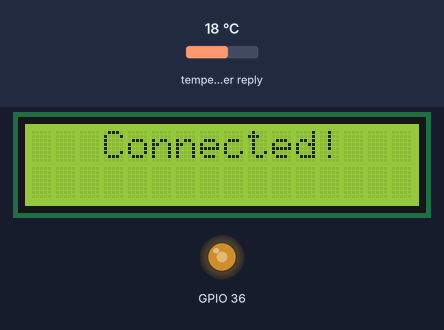
Bench run of a sketch on a simulated ESP32. Parts: 16×2 character LCD, output pins drawn as LEDs (lit = HIGH). Inputs (shaded band) come from the test bench; at power-on: temperature in the weather reply 18 °C. WiFi joins after 1.5 s; servers stay silent unless stated; web services answer with replies made up by the test bench; what the sketch prints to the serial monitor is not drawn.

Above: at 1.6 s.
At 2.6 s:
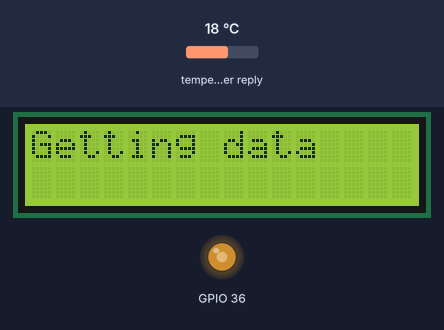
At 4.0 s:
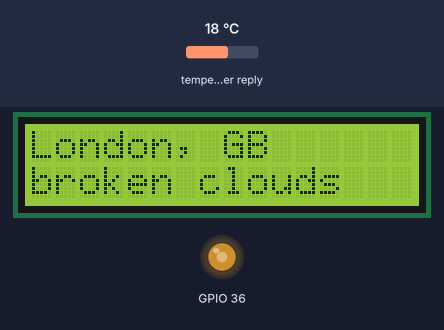
At 9.0 s:
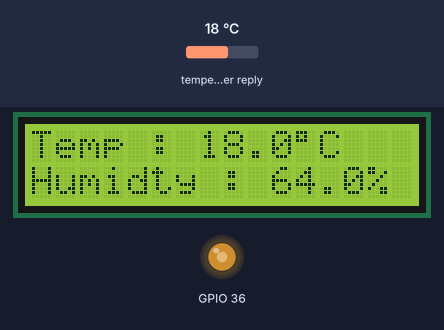
At 19.0 s:
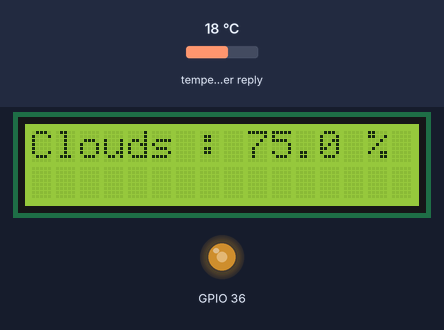
At 34.1 s:
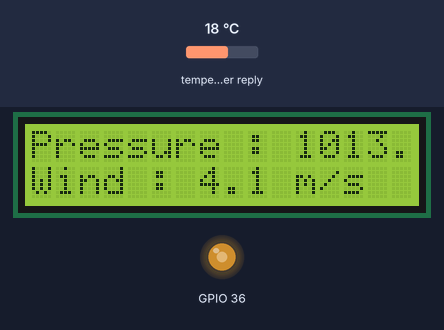

The sketch:

weather_predictor.ino
```cpp
#include <WiFi.h>
#include <LiquidCrystal.h>
#include <ArduinoJson.h>
int contrast = 145;
#define D0 16 // GPIO3
#define D1 5 // GPIO1
#define D2 4 // GPIO16
#define D3 0 // GPIO5
#define D4 2 // GPIO4
#define D5 14 // GPIO14

 char ssid []    = "iPhone";      // SSID of local network
const char* password = "fearless";   // Password on network
String APIKEY = "45250cc44427dc71bd4dcd4c59024a70";
String CityID = "1272175"; //dhaka,BD


WiFiClient client;
char servername[] = "api.openweathermap.org"; // remote server we will connect to
String result;

int  counter = 60;

String weatherDescription = "";
String weatherLocation = "";
String Country;
float Temperature;
float Humidity;
float Pressure;
float Wind;
float Clouds;

LiquidCrystal lcd(D0, D1, D2, D3, D4, D5);

void setup() {
  analogWrite(A0,contrast);
  Serial.begin(115200);
  int cursorPosition = 0;
  lcd.begin(16, 2);
  lcd.print("   Connecting");
  Serial.println("Connecting");
  WiFi.begin(ssid, password);

  while (WiFi.status() != WL_CONNECTED) {
    delay(500);
    lcd.setCursor(cursorPosition, 2);
    lcd.print(".");
    cursorPosition++;
  }
  lcd.clear();
  lcd.print("   Connected!");
  Serial.println("Connected");
  delay(1000);

}

void loop() {
  if (counter == 60) //Get new data every 10 minutes
  {
    counter = 0;
    displayGettingData();
    delay(1000);
    getWeatherData();
  } else
  {
    counter++;
    displayWeather(weatherLocation, weatherDescription);
    delay(5000);
    serialMonitorData();
    displayConditions(Temperature, Humidity, Pressure, Wind, Clouds);
    delay(5000);
  }
}

void getWeatherData() //client function to send/receive GET request data.
{
  if (client.connect(servername, 80)) {  //starts client connection, checks for connection
    client.println("GET /data/2.5/weather?id=" + CityID + "&units=metric&APPID=" + APIKEY);
    client.println("Host: api.openweathermap.org");
    client.println("User-Agent: ArduinoWiFi/1.1");
    client.println("Connection: close");
    client.println();
  }
  else {
    Serial.println("connection failed"); //error message if no client connect
    Serial.println();
  }

  while (client.connected() && !client.available()) delay(1); //waits for data
  while (client.connected() || client.available()) { //connected or data available
    char c = client.read(); //gets byte from ethernet buffer
    result = result + c;
  }

  client.stop(); //stop client
  result.replace('[', ' ');
  result.replace(']', ' ');
  Serial.println(result);

  char jsonArray [result.length() + 1];
  result.toCharArray(jsonArray, sizeof(jsonArray));
  jsonArray[result.length() + 1] = '\0';

  StaticJsonDocument<1024> json_doc;
 deserializeJson(json_doc, jsonArray);
  auto root = deserializeJson(json_doc, jsonArray );
  if (root)
  {
    Serial.print(F("deserializeJson() failed with code"));
    Serial.println(root.c_str());

  }


  String location = json_doc ["name"];
  String country = json_doc ["sys"]["country"];
  float temperature = json_doc["main"]["temp"];
  float humidity = json_doc ["main"]["humidity"];
  String weather = json_doc ["weather"]["main"];
  String description = json_doc ["weather"]["description"];
  float pressure = json_doc ["main"]["pressure"];
  float wind = json_doc["wind"]["speed"];
  float clouds = json_doc ["clouds"]["all"];

  weatherDescription = description;
  weatherLocation = location;
  Country = country;
  Temperature = temperature;
  Humidity = humidity;
  Pressure = pressure;
  Wind = wind;
  Clouds = clouds;
}

void displayWeather(String location, String description)
{
  lcd.clear();
  lcd.setCursor(0, 0);
  lcd.print(location);
  lcd.print(", ");
  lcd.print(Country);
  lcd.setCursor(0, 1);
  lcd.print(description);

}

void displayConditions(float Temperature, float Humidity, float Pressure, float Wind, float Clouds)
{
  lcd.clear();
  lcd.print("Temp : ");
  lcd.print(Temperature, 1);
  lcd.print((char)223);
  lcd.print("C ");

  //Printing Humidity
  lcd.setCursor(0, 1);
  lcd.print("Humidty : ");
  lcd.print(Humidity, 1);
  lcd.print("%");

  delay(5000);
  lcd.clear();

  //Printing Pressure
  lcd.setCursor(0, 0);
  lcd.print("Pressure : ");
  lcd.print(Pressure, 1);
  lcd.print(" hPa");


  //Printing Wind
  lcd.setCursor(0, 1);
  lcd.print("Wind : ");
  lcd.print(Wind, 1);
  lcd.print(" m/s");

  delay(5000);
  lcd.clear();

  //Printing clouds
  lcd.setCursor(0, 0);
  lcd.print("Clouds : ");
  lcd.print(Clouds, 1);
  lcd.print(" %");

}

void displayGettingData()
{
  lcd.clear();
  lcd.print("Getting data");
}

void serialMonitorData()
{
  Serial.print("Temp : ");
  Serial.print(Temperature, 1);
  Serial.print("*C ");

  Serial.print("  Hum  : ");
  Serial.print(Humidity, 1);
  Serial.print("%");

  Serial.print(" Pres : ");
  Serial.print(Pressure, 1);
  Serial.print(" hPa");

  Serial.print("  Wind : ");
  Serial.print(Wind, 1);
  Serial.print(" m/s");

  Serial.print("  Clouds : ");
  Serial.print(Clouds, 1);
  Serial.println(" %");
}
```

Measured:
- what the display in image 0 shows lasts 1.0 s, from 1.6 s to 2.6 s
- what the display in image 1 shows lasts 1.4 s, from 2.6 s to 4.0 s
- what the display in image 2 shows lasts 5.0 s, from 4.0 s to 9.0 s
